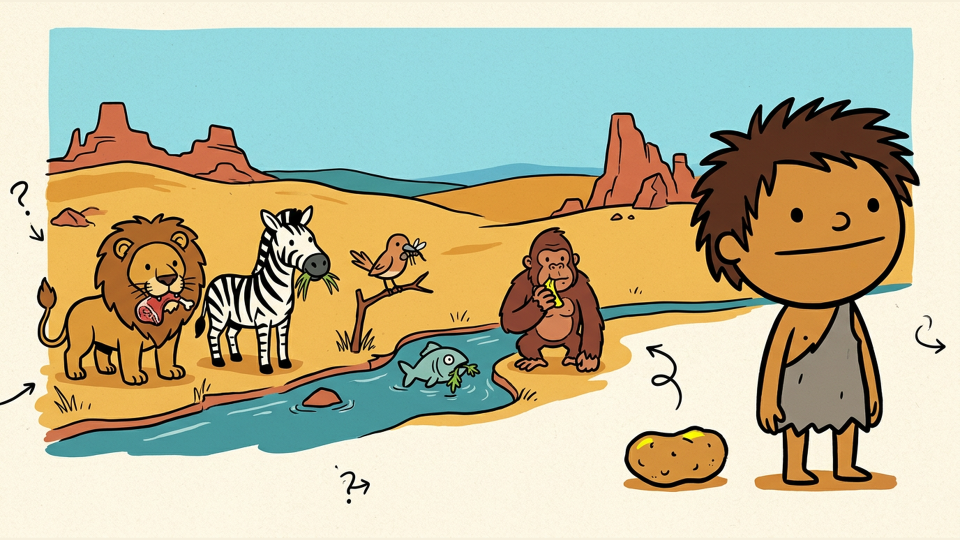
#> input picture frames/beat01m01.png, 1920 x 1080 px (shown at 1/2 size); its folder holds only this picture in this run
$ python contact_sheet.py --out out.png
#> lines starting #> are read from the running program, lines starting #| are printed output that depends on the picture
"""QC helper: 5-column contact sheet of a batch of frames."""
from __future__ import annotations

import argparse
import glob
import math
import os

from PIL import Image, ImageDraw, ImageFont


def font(sz: int):
    for p in ("/usr/share/fonts/truetype/dejavu/DejaVuSans-Bold.ttf",
              "/usr/share/fonts/truetype/dejavu/DejaVuSans.ttf"):
        if os.path.exists(p):
            return ImageFont.truetype(p, sz)
    try:
        return ImageFont.load_default(size=sz)
    except TypeError:
        return ImageFont.load_default()


def main() -> None:
    ap = argparse.ArgumentParser()
    ap.add_argument("--frames", default="frames")
    ap.add_argument("--keys", default=None, help="comma separated frame keys")
    ap.add_argument("--out", required=True)
    ap.add_argument("--cols", type=int, default=5)
    ap.add_argument("--thumb", type=int, default=380)
    ap.add_argument("--label", default="BATCH")
    ap.add_argument("--visuals", default="",
                    help="visuals.csv: print each moment_text under its frame "
                         "(use --cols 3 --thumb 620 to actually be able to read it)")
    ap.add_argument("--cap-lines", type=int, default=2)
    args = ap.parse_args()

    if args.keys:
        keys = [k.strip() for k in args.keys.split(",") if k.strip()]
        srcs = [os.path.join(args.frames, k + ".png") for k in keys]
    else:
        srcs = sorted(glob.glob(os.path.join(args.frames, "beat*m*.png")))
        keys = [os.path.splitext(os.path.basename(s))[0] for s in srcs]
    srcs = [s for s in srcs if os.path.exists(s)]
    if not srcs:
        raise SystemExit("no frames found")

    texts = {}
    if args.visuals:
        import csv
        with open(args.visuals, newline="", encoding="utf-8") as fh:
            for r in csv.DictReader(fh):
                texts["beat%02dm%02d" % (int(r["slide_id"]), int(r["moment"]))] = \
                    (r["moment_text"] or "").strip()

    tw = args.thumb
    th = round(tw * 9 / 16)
    line_h = 16
    cap = 26 + (args.cap_lines * line_h if args.visuals else 0)
    pad, top, label_h = 10, 10, 46
    rows = math.ceil(len(srcs) / args.cols)
    W = args.cols * tw + (args.cols + 1) * pad
    H = label_h + top + rows * (th + cap + pad) + pad
    sheet = Image.new("RGB", (W, H), (24, 26, 29))
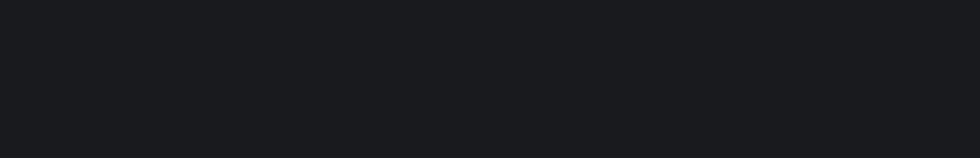
#> sheet: PIL image 1960x316 RGB (shown at 1/2 size); mean R, G, B 24, 26, 29
    d = ImageDraw.Draw(sheet)
    f_label, f_cap = font(22), font(15)
    f_txt = font(13)
    d.text((pad + 4, 12), f"{args.label}  |  {len(srcs)} frames  |  {args.cols} cols",
           font=f_label, fill=(236, 232, 222))
    for i, (s, k) in enumerate(zip(srcs, keys)):
        r, c = divmod(i, args.cols)
        x = pad + c * (tw + pad)
        y = label_h + top + r * (th + cap + pad)
        im = Image.open(s).convert("RGB")
#> im is the input picture: PIL image 1920x1080 RGB; mean R, G, B 189.2, 185.6, 156.1
        im.thumbnail((tw, th), Image.LANCZOS)
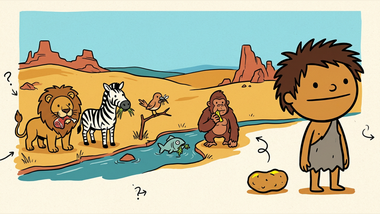
#> im: PIL image 380x214 RGB; mean R, G, B 189.3, 185.8, 156.4
        tile = Image.new("RGB", (tw, th), (12, 13, 15))
        tile.paste(im, ((tw - im.width) // 2, (th - im.height) // 2))
        sheet.paste(tile, (x, y))
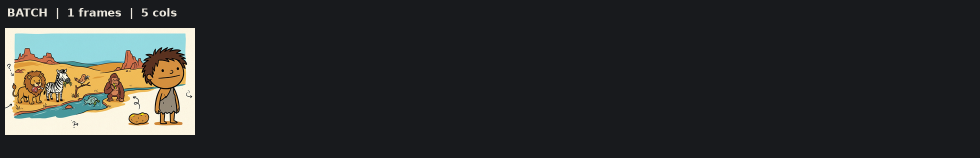
#> sheet: PIL image 1960x316 RGB (shown at 1/2 size); mean R, G, B 46.3, 47.6, 46.3
        d.rectangle([x, y, x + tw, y + th], outline=(70, 74, 78), width=1)
        d.text((x + 2, y + th + 4), k, font=f_cap, fill=(222, 216, 204))
        if args.visuals:
            words, lines, cur = texts.get(k, "").split(), [], ""
            for w in words:
                trial = (cur + " " + w).strip()
                if d.textlength(trial, font=f_txt) <= tw - 6 or not cur:
                    cur = trial
                else:
                    lines.append(cur)
                    cur = w
                if len(lines) == args.cap_lines:
                    break
            if cur and len(lines) < args.cap_lines:
                lines.append(cur)
            if len(lines) == args.cap_lines:
                joined = " ".join(words)
                if len(" ".join(lines)) < len(joined):
                    lines[-1] = lines[-1][:max(0, len(lines[-1]) - 1)] + "\u2026"
            for li, line in enumerate(lines):
                d.text((x + 2, y + th + 21 + li * line_h), line,
                       font=f_txt, fill=(158, 152, 142))
    os.makedirs(os.path.dirname(os.path.abspath(args.out)), exist_ok=True)
    sheet.save(args.out, "PNG", optimize=True)
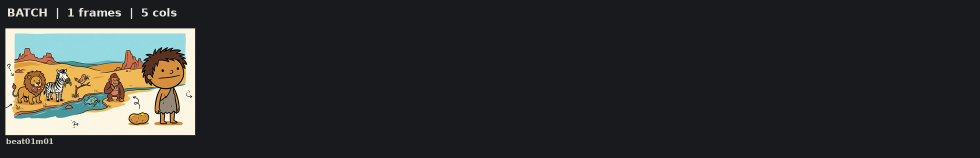
#> saved as out.png: PIL image 1960x316 RGB (shown at 1/2 size); mean R, G, B 46.3, 47.6, 46.3
    print(f"[contact_sheet] {args.out} ({W}x{H}, {len(srcs)} frames)")


if __name__ == "__main__":
    main()

$ run again, on frames/beat01m05.png
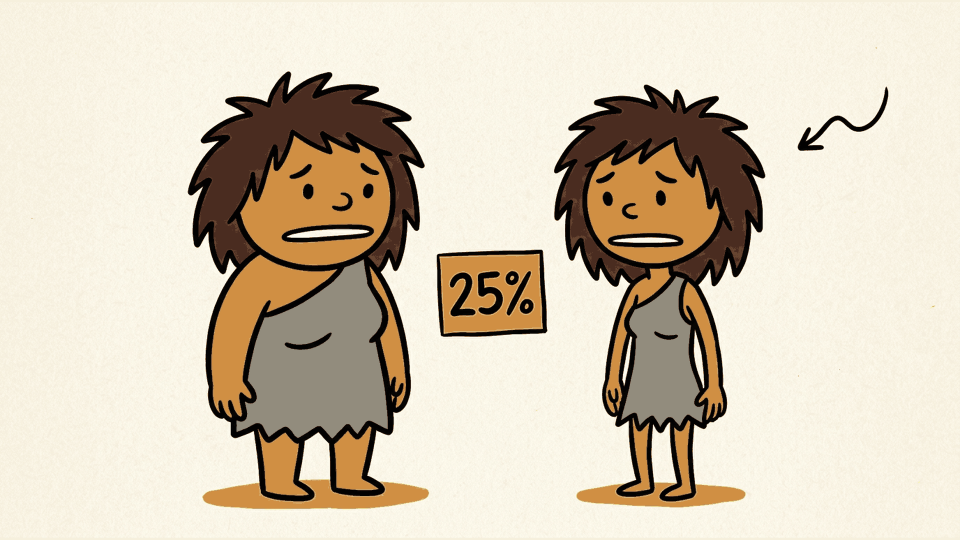
#> input picture frames/beat01m05.png, 1920 x 1080 px (shown at 1/2 size)
#> in main, im is the input picture: PIL image 1920x1080 RGB; mean R, G, B 214, 202.3, 182.6
#> in main, `im.thumbnail((tw, th), Image.LANCZOS)`:
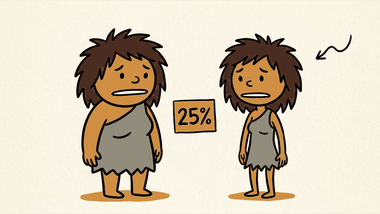
#> im: PIL image 380x214 RGB; mean R, G, B 214.3, 202.6, 182.9
#> in main, `sheet.save(args.out, "PNG", optimize=True)`:
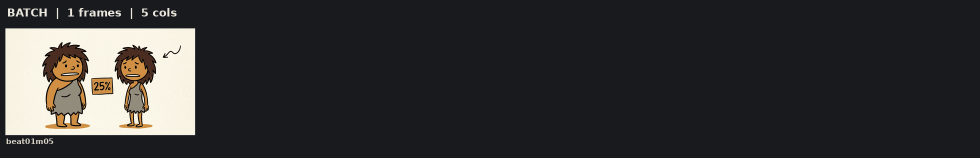
#> saved as out.png: PIL image 1960x316 RGB (shown at 1/2 size); mean R, G, B 49.6, 49.8, 49.8

$ run again, on frames/beat01m06.png
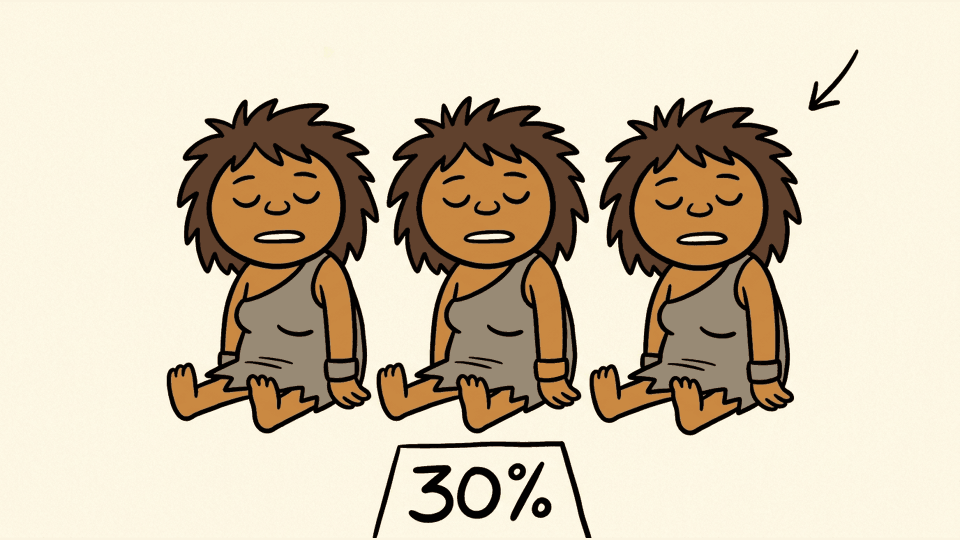
#> input picture frames/beat01m06.png, 1920 x 1080 px (shown at 1/2 size)
#> in main, im is the input picture: PIL image 1920x1080 RGB; mean R, G, B 211.7, 198.2, 175.4
#> in main, `im.thumbnail((tw, th), Image.LANCZOS)`:
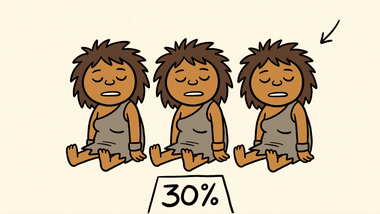
#> im: PIL image 380x214 RGB; mean R, G, B 212, 198.6, 175.8
#> in main, `sheet.save(args.out, "PNG", optimize=True)`:
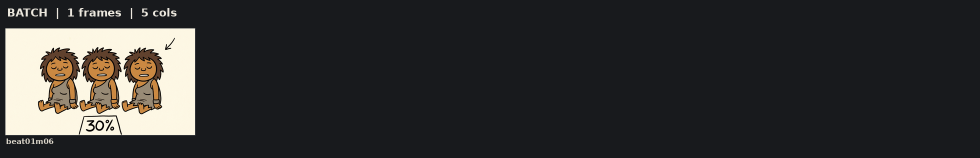
#> saved as out.png: PIL image 1960x316 RGB (shown at 1/2 size); mean R, G, B 49.3, 49.3, 48.8

$ run again, on frames/beat01m02.png
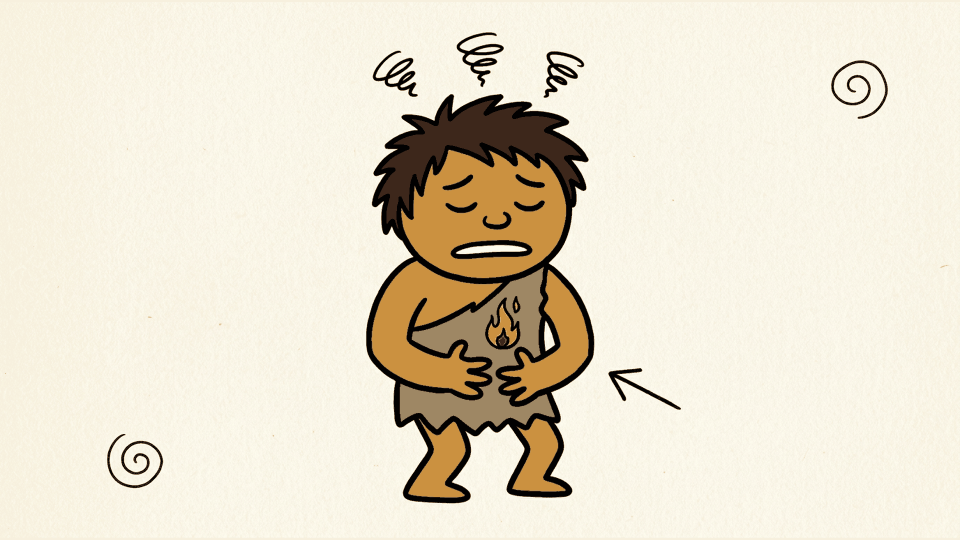
#> input picture frames/beat01m02.png, 1920 x 1080 px (shown at 1/2 size)
#> in main, im is the input picture: PIL image 1920x1080 RGB; mean R, G, B 231.6, 223.6, 205.1
#> im: PIL image 380x214 RGB
#> in main, `sheet.save(args.out, "PNG", optimize=True)`:
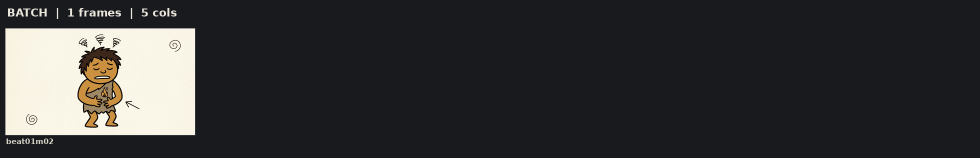
#> saved as out.png: PIL image 1960x316 RGB (shown at 1/2 size); mean R, G, B 51.9, 52.6, 52.7
